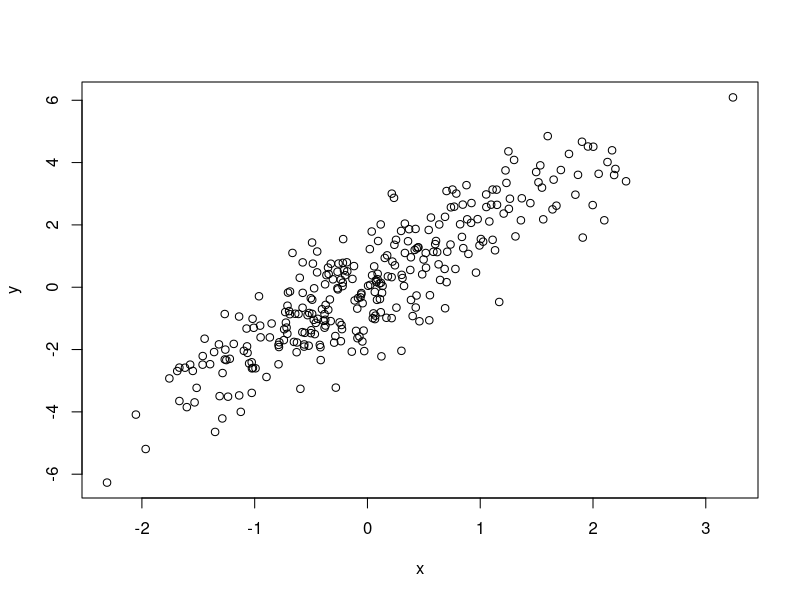
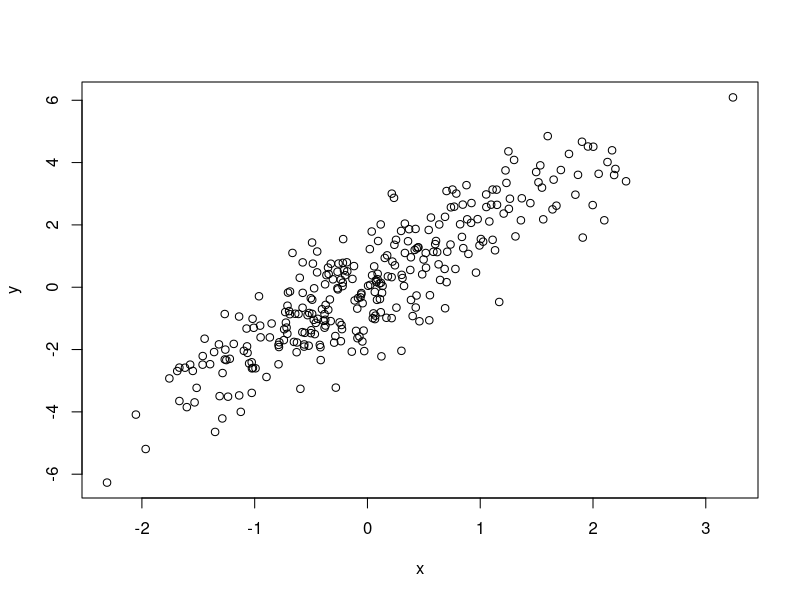
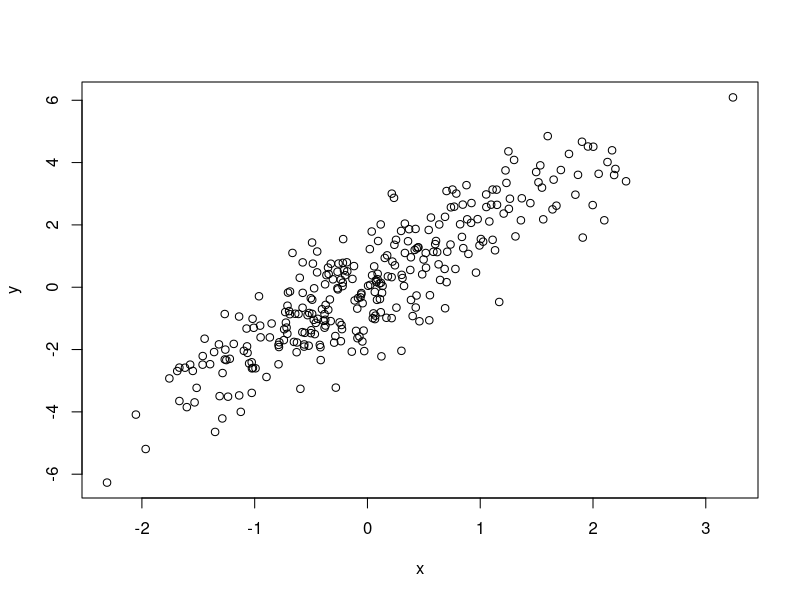

Generate these figures, in order, with R: (Note: this script raises an error after producing the figures.)
## ---- chunk 1
knitr::opts_chunk$set(echo = TRUE, message=FALSE, warning=FALSE, fig.align = "center", class.source='klippy')
## ---- chunk 2
# Load the libraries you will use for the mini-project report
library(ggplot2)
library(knitr)
library(kableExtra)
## ---- chunk 3
set.seed(123)
x = rnorm(300)
y = 2*x + rnorm(300)
plot(x, y)
## ---- chunk 4
set.seed(123)
x = rnorm(300)
y = 2*x + rnorm(300)
plot(x, y)
## ---- chunk 5
set.seed(123)
x = rnorm(300)
y = 2*x + rnorm(300)
plot(x, y)
## ---- chunk 6
knitr::include_graphics("nice_image.jpeg")
